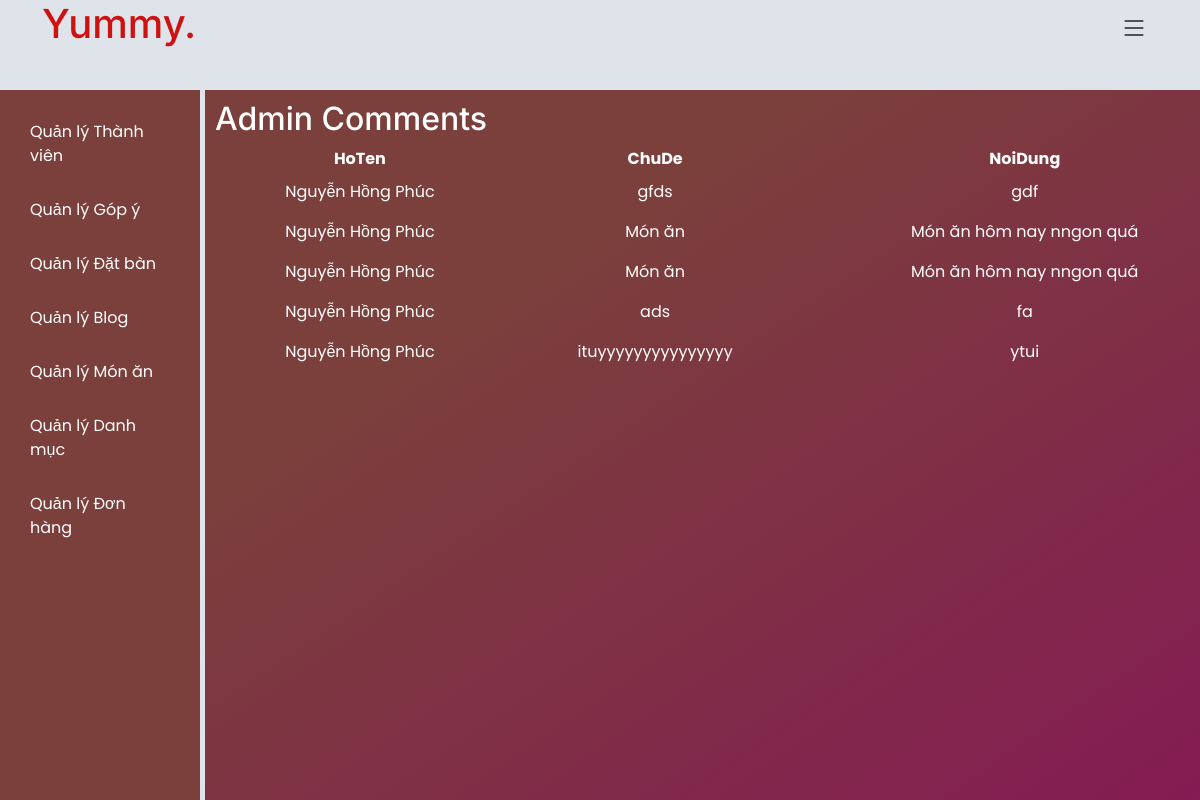
Screenshot of /admin/admin_home.php?page=admin_comments (signed in) with the database file from the repository.
### tables this page shows
CREATE TABLE `gopy` (
  `MaGopY` int(11) NOT NULL,
  `MaThanhVien` int(11) NOT NULL,
  `ChuDe` varchar(50) NOT NULL,
  `NoiDung` text NOT NULL
);

CREATE TABLE `thanhvien` (
  `MaThanhVien` int(11) NOT NULL,
  `TenDangNhap` varchar(20) NOT NULL,
  `MatKhau` varchar(20) NOT NULL,
  `HoTen` varchar(255) NOT NULL,
  `DiaChi` varchar(255) NOT NULL,
  `SDT` varchar(10) NOT NULL,
  `Email` varchar(255) NOT NULL
);

### admin/admin_comments.php (the view, shortened to what this page needs)
<?php
require_once("../components/connection.php");
$sql = "SELECT gopy.*, thanhvien.hoten FROM gopy INNER JOIN thanhvien ON gopy.MaThanhVien = thanhvien.MaThanhVien";
$stmt = $conn->prepare($sql);
$stmt->execute();
$result = $stmt->get_result();
$comments = $result->fetch_all(MYSQLI_ASSOC);
?>
<!DOCTYPE html>
<html lang="en">
<head>
</head>
<body>
<h2>Admin Comments</h2>
<table width = 100%>
    <thead align="center">
        <tr>
            <th>HoTen</th>
            <th>ChuDe</th>
            <th>NoiDung</th>
        </tr>
    </thead>
    <tbody>
        <?php foreach ($comments as $comment): ?>
            <tr align="center">
                <td><?php echo $comment['hoten']; ?></td>
                <td><?php echo $comment['ChuDe']; ?></td>
                <td><?php echo $comment['NoiDung']; ?></td>
                <td><button onclick="if(confirm('Bạn chắc chưa?')) { window.location.href='admin_comments.php?delete=<?php echo $comment['MaGopY']; ?>' }" class="btn btn-danger">Delete</button></td>             </tr>
        <?php endforeach; ?>
    </tbody>
</table>
</body>
</html>

### assets/css/main.css (style rules this page uses)
:root { --font-default: "Open Sans", system-ui, -apple-system, "Segoe UI", Roboto, "Helvetica Neue", Arial, "Noto Sans", "Liberation Sans", sans-serif, "Apple Color Emoji", "Segoe UI Emoji", "Segoe UI Symbol", "Noto Color Emoji"; --font-primary: "Amatic SC", sans-serif; --font-secondary: "Inter", sans-serif; }
:root { --color-default: #212529; --color-primary: #ce1212; --color-secondary: #37373f; }
:root { scroll-behavior: smooth; }
body { font-family: var(--font-default); color: var(--color-default); }
h1, h2, h3, h4, h5, h6 { font-family: var(--font-secondary); }

### admin/admin_home.php (style rules this page uses)
body { font-family: Poppins, sans-serif; display: flex; background-color: #dee4ea; margin: 0; }

### rows the page displays
gopy: MaThanhVien.HoTen "Nguyễn Hồng Phúc", ChuDe "gfds", NoiDung "gdf"
gopy: MaThanhVien.HoTen "Nguyễn Hồng Phúc", ChuDe "Món ăn", NoiDung "Món ăn hôm nay nngon quá"
gopy: MaThanhVien.HoTen "Nguyễn Hồng Phúc", ChuDe "Món ăn", NoiDung "Món ăn hôm nay nngon quá"
gopy: MaThanhVien.HoTen "Nguyễn Hồng Phúc", ChuDe "ads", NoiDung "fa"
gopy: MaThanhVien.HoTen "Nguyễn Hồng Phúc", ChuDe "ituyyyyyyyyyyyyyyy", NoiDung "ytui"
